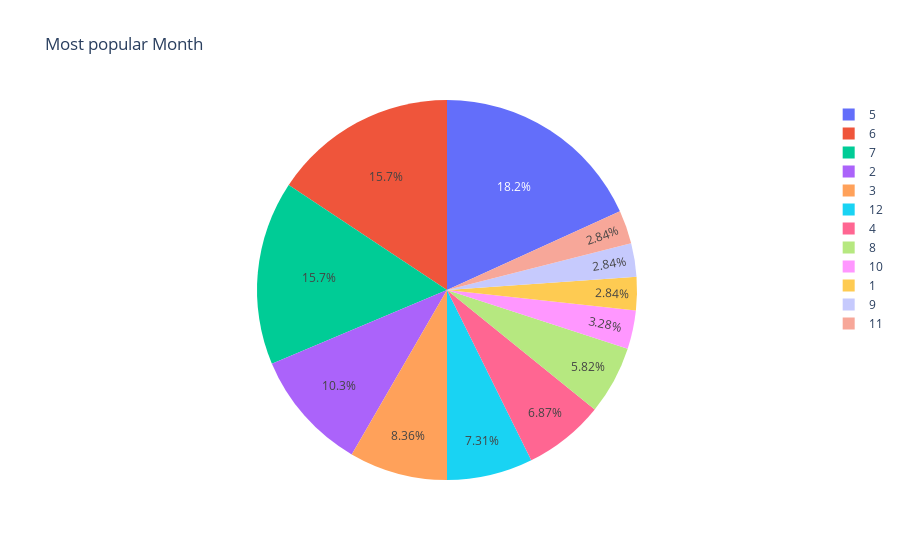

Notebook source saved alongside this figure:
### Code cell
fig = px.pie(monthly_changes,values='count', names='month', title='Most popular Month')
fig.show()

### Figure 1 — Plotly figure (JSON) as saved in the notebook; plotly's stock layout.template omitted (floating-point values rounded to 4 significant figures)
{"data": [{"domain": {"x": [0, 1], "y": [0, 1]}, "hovertemplate": "month=%{label}<br>count=%{value}<extra></extra>", "labels": [1, 2, 3, 4, 5, 6, 7, 8, 9, 10, 11, 12], "legendgroup": "", "name": "", "showlegend": true, "type": "pie", "values": [19, 69, 56, 46, 122, 105, 105, 39, 19, 22, 19, 49]}], "layout": {"legend": {"tracegroupgap": 0}, "title": {"text": "Most popular Month"}}}
